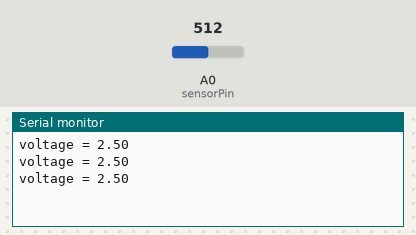
Recording of a sketch running on a simulated Arduino Uno, built with avr-gcc and run on an emulated ATmega328P. Parts: the last lines printed to the serial monitor. Inputs (shaded band) come from the test bench; at power-on: A0 (sensorPin) = 512.

Above: at 1.3 s.
1.4 s: A0 (sensorPin) set to 716
At 1.9 s:
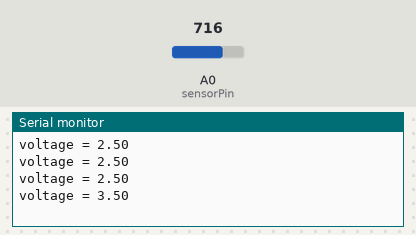
2.9 s: A0 (sensorPin) set to 900
At 3.3 s:
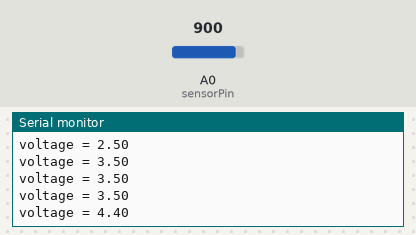
Timing chart, 0 to 5.9 s (numbered marks = the images above; inputs shaded):
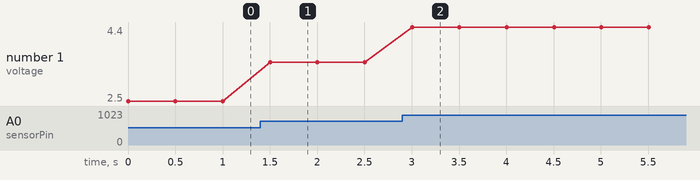

Measured:
- after the input at 1.4 s, the serial monitor: prints a new line after 0.10 s (image 1)
- after the input at 2.9 s, the serial monitor: prints a new line after 0.10 s (image 2)
- plotted number 1: 2.5 → 3.5 after the input at 1.4 s, 3.5 → 4.4 after the input at 2.9 s

The sketch:

Sensor_output.ino
```cpp
// defines pins
const int sensorPin = A0;
// defines values
float voltage = 0; // need the voltage, not the raw sensor reading


void setup() {
  // initializing various pins
  pinMode(sensorPin, INPUT);

  // initializing Serial
  Serial.begin(9600);

}

void loop() {
  // put your main code here, to run repeatedly:

  voltage = analogRead(sensorPin) * 5.0 / 1023.0;
  Serial.print("voltage = ");
  Serial.println(voltage);
  delay(500);
}
```
